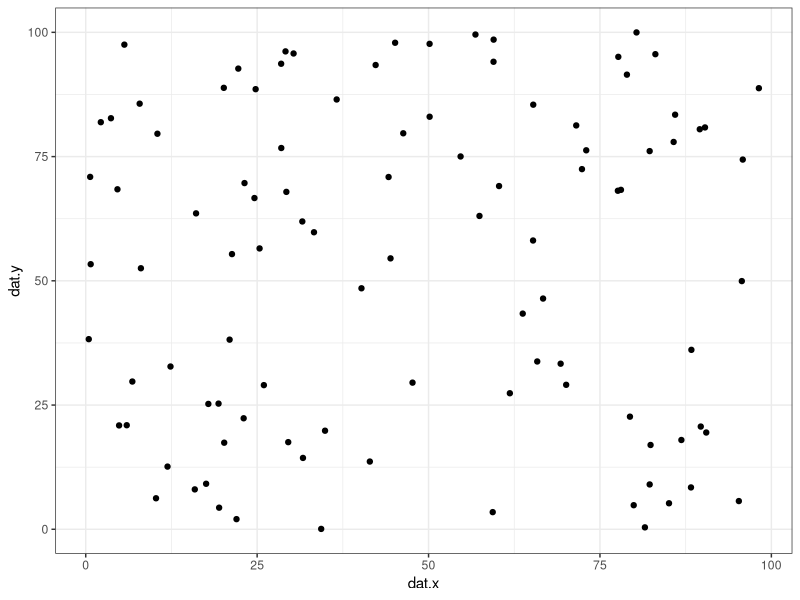

Write R code to recreate this figure.
set.seed(04122019)

library(ggplot2)

#generate data
dat.x <- runif(100, 0, 100)
dat.y <- runif(100, 0, 100)
dat <- data.frame(cbind(dat.x,dat.y))

rm(dat.x, dat.y)

cor.test(dat$dat.x, dat$dat.y, method = "pearson")

# Plot
ggplot(data = dat,aes(x = dat.x, y = dat.y) ) +
  geom_point(aes(x = dat.x, y = dat.y)) +
               theme_bw()

write.table(dat, "full_data.csv", sep = ",", col.names = NA)
